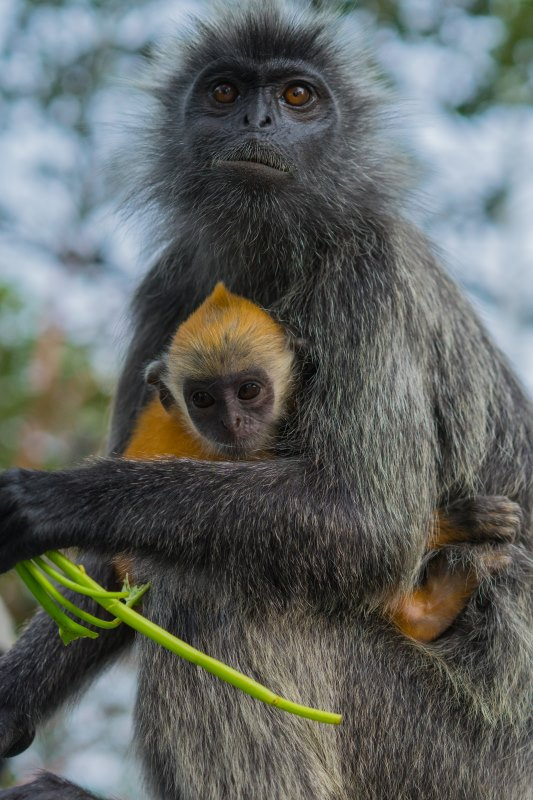
//> input picture HW3/0.original_image.jpg, 533 x 800 px
$ ./main 0.original_image.jpg   (built with g++ and OpenCV 4)
//> lines starting //> are read from the running program, lines starting //| are printed output that depends on the picture
#include <iostream>
#include <opencv2/opencv.hpp>

using namespace cv;
Mat image_convolution(Mat image, Mat kernel);
Mat merge(Mat src_img1, Mat src_img2);
Mat merge_norm(Mat src_img1, Mat src_img2);

int main(int argc, char **argv)
{
	Mat ori_img = imread(argv[1], CV_LOAD_IMAGE_GRAYSCALE);
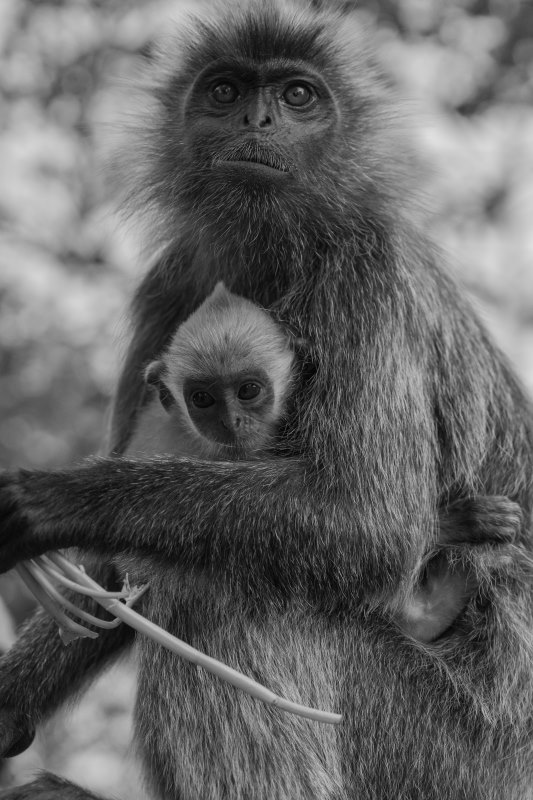
//> ori_img: 800 rows x 533 cols, CV_8UC1; min 0, max 225, mean 99.8

	Mat laplacian_kern = (Mat_<double>(3, 3) << -1, -1, -1,
						  -1, 8, -1,
						  -1, -1, -1);
	Mat sobel_kern_x = (Mat_<double>(3, 3) << -1, 0, 1,
						-2, 0, 2,
						-1, 0, 1);
	Mat sobel_kern_y = (Mat_<double>(3, 3) << -1, -2, -1,
						0, 0, 0,
						1, 2, 1);
	Mat avg_kern = Mat::ones(3, 3, CV_64F) / 9.0;

	Mat laplacian_img = image_convolution(ori_img, laplacian_kern);
	Mat sobel_img_x = image_convolution(ori_img, sobel_kern_x);
	Mat sobel_img_y = image_convolution(ori_img, sobel_kern_y);
	Mat sobel_img = merge(sobel_img_x, sobel_img_y);
	Mat avg_sobel_img = image_convolution(sobel_img, avg_kern);
	Mat edge_img = merge_norm(laplacian_img, avg_sobel_img);
	Mat edge_crospening_img = merge(ori_img, edge_img);

	imshow("origin", ori_img);
	imshow("Laplacian", laplacian_img);
	imshow("Sobel_img", sobel_img);
	imshow("Avg_sobel_img", avg_sobel_img);
	imshow("Edge_img", edge_img);
	imshow("Edge_crospening_img", edge_crospening_img);
	waitKey(0);

	return 0;
}
Mat image_convolution(Mat src_img, Mat kernel)
{
	int cols = src_img.cols;
//> cols = 533
	int rows = src_img.rows;
//> rows = 800
	int kern_cols = kernel.cols;
	int kern_rows = kernel.rows;
	Point anchor = Point(kern_cols / 2, kern_rows / 2); // floor(x/2)
	Mat dst_img = Mat::zeros(rows, cols, CV_8UC1);
	uchar *src_ptr = src_img.ptr<uchar>(0);
	uchar *dst_ptr;
	double *kern_ptr = kernel.ptr<double>(0);

	for (int y = 0; y < rows; y++)
	{
		dst_ptr = dst_img.ptr<uchar>(y);

		for (int x = 0; x < cols; x++)
		{
			double pixel = 0.0;
			for (int v = 0; v < kern_rows; v++)
			{
				int _y = y + v - anchor.y; // y + y' - anchor.y
				if (_y < 0 || rows <= _y)
					continue;
				for (int u = 0; u < kern_cols; u++)
				{
					int _x = x + u - anchor.x; // x + x' - anchor.x
					if (_x < 0 || cols <= _x)
						continue;
					pixel += kern_ptr[u + v * kern_cols] * src_ptr[_x + _y * cols];
				}
			}
			dst_ptr[x] = (uchar)(max(0, min((int)pixel, 255)));
		}
	}
//> after the loop in image_convolution (call 2), `for (int y = 0; y < rows; y++)`:
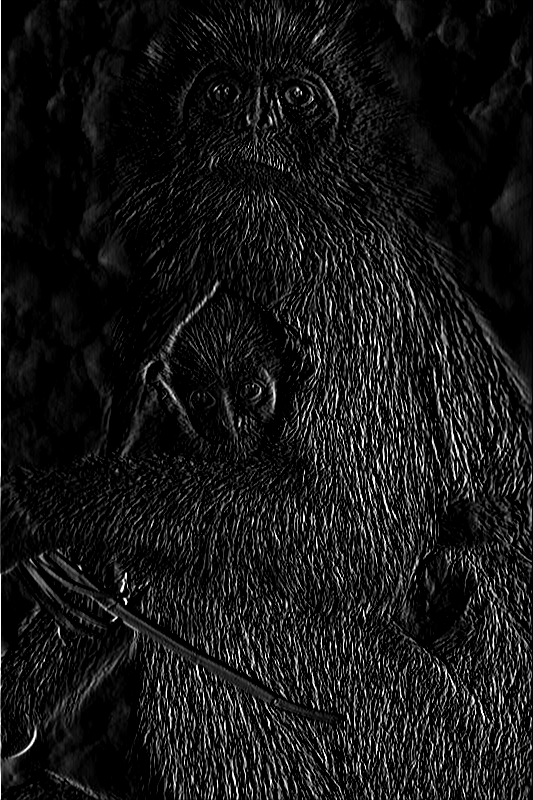
//> dst_img: 800 rows x 533 cols, CV_8UC1; min 0, max 255, mean 22.7
//> after the loop in image_convolution (call 3), `for (int y = 0; y < rows; y++)`:
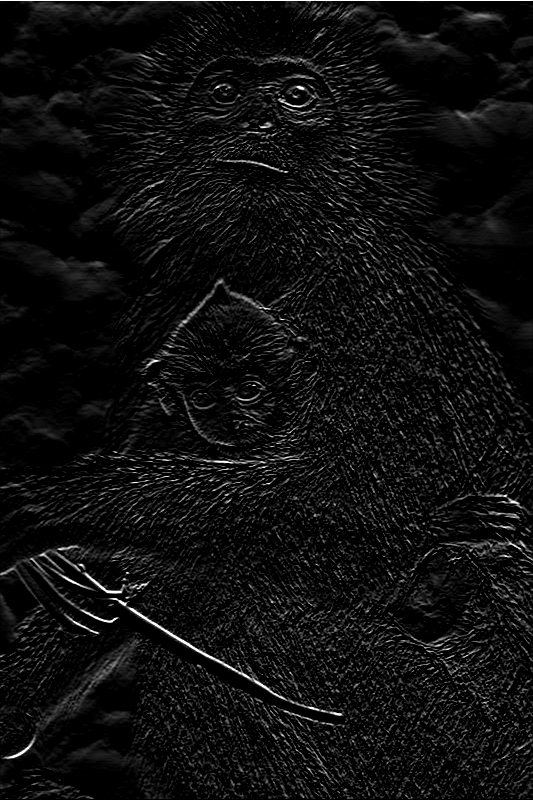
//> dst_img: 800 rows x 533 cols, CV_8UC1; min 0, max 255, mean 14.8
	return dst_img;
}
Mat merge(Mat src_img1, Mat src_img2)
{
	int cols = src_img1.cols;
//> cols = 533
	int rows = src_img1.rows;
//> rows = 800
	Mat dst_img = Mat(rows, cols, CV_8UC1);
	double pixel;
	uchar *src_ptr1, *src_ptr2, *dst_ptr;

	for (int y = 0; y < rows; y++)
	{
		src_ptr1 = src_img1.ptr<uchar>(y);
		src_ptr2 = src_img2.ptr<uchar>(y);
		dst_ptr = dst_img.ptr<uchar>(y);
		for (int x = 0; x < cols; x++)
		{
			pixel = src_ptr1[x] + src_ptr2[x];
			dst_ptr[x] = (uchar)(max(0, min((int)pixel, 255)));
		}
	}
//> this loop made 800 passes
//> pixel on passes 1 to 3: 233, 0, 0
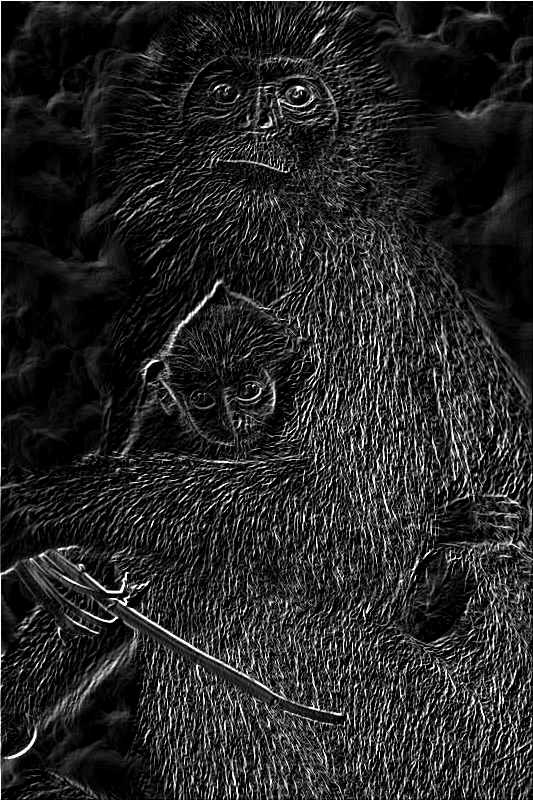
//> dst_img: 800 rows x 533 cols, CV_8UC1; min 0, max 255, mean 37.4
//> after the loop, pixel = 0
//> after the loop in image_convolution (call 4), `for (int y = 0; y < rows; y++)`:
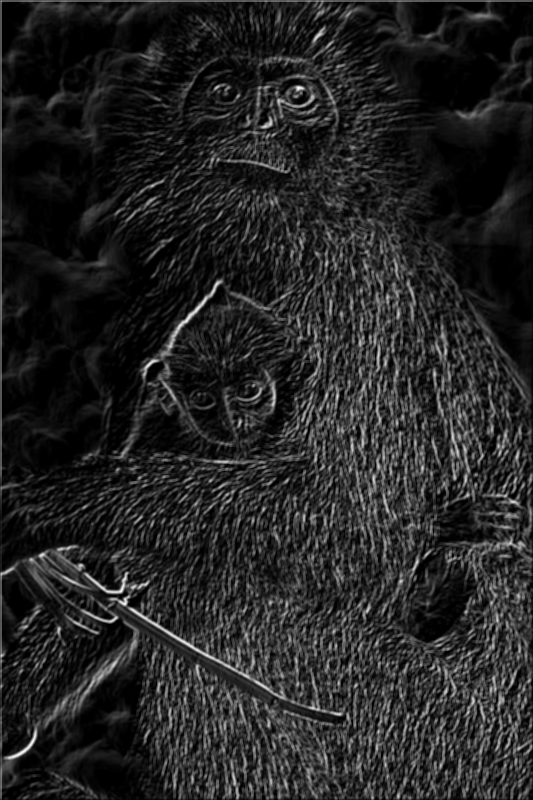
//> dst_img: 800 rows x 533 cols, CV_8UC1; min 0, max 254, mean 36.7
	return dst_img;
}
Mat merge_norm(Mat src_img1, Mat src_img2)
{
	int cols = src_img1.cols;
//> cols = 533
	int rows = src_img1.rows;
//> rows = 800
	Mat dst_img = Mat(rows, cols, CV_8UC1);
	double pixel;
	uchar *src_ptr1, *src_ptr2, *dst_ptr;

	for (int y = 0; y < rows; y++)
	{
		src_ptr1 = src_img1.ptr<uchar>(y);
		src_ptr2 = src_img2.ptr<uchar>(y);
		dst_ptr = dst_img.ptr<uchar>(y);
		for (int x = 0; x < cols; x++)
		{
			pixel = src_ptr1[x] * src_ptr2[x] / 255.0;
			dst_ptr[x] = (uchar)(max(0, min((int)pixel, 255)));
		}
	}
//> this loop made 800 passes
//> pixel on passes 1 to 3: 54, 47.44, 0
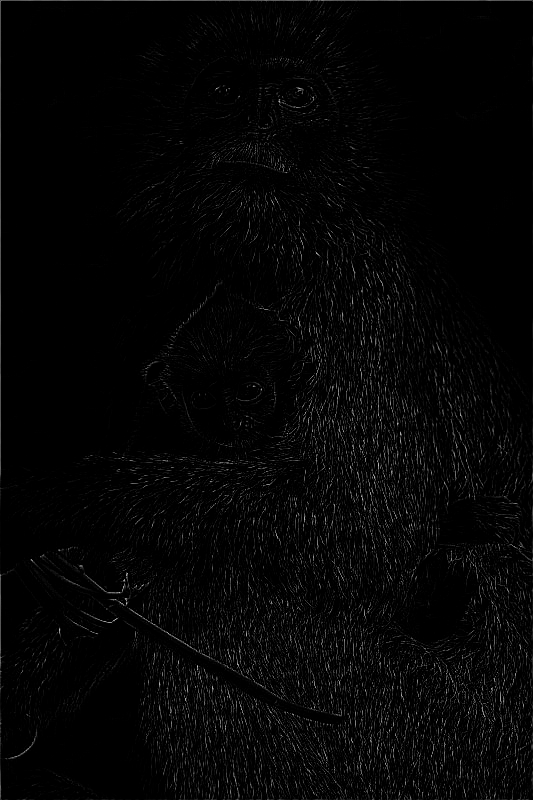
//> dst_img: 800 rows x 533 cols, CV_8UC1; min 0, max 201, mean 5.3
//> after the loop, pixel = 0
//> the loop in merge (call 2), `for (int y = 0; y < rows; y++)` made 800 passes
//> pixel on passes 1 to 3: 135, 124, 74
//> after the loop in merge (call 2), `for (int y = 0; y < rows; y++)`:
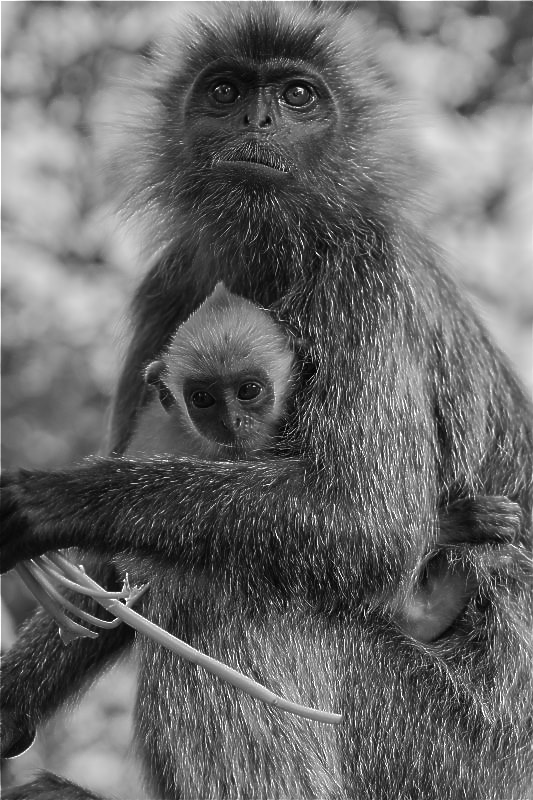
//> dst_img: 800 rows x 533 cols, CV_8UC1; min 0, max 255, mean 105
//> after the loop in merge (call 2), `for (int y = 0; y < rows; y++)`: pixel = 133
	return dst_img;
}
